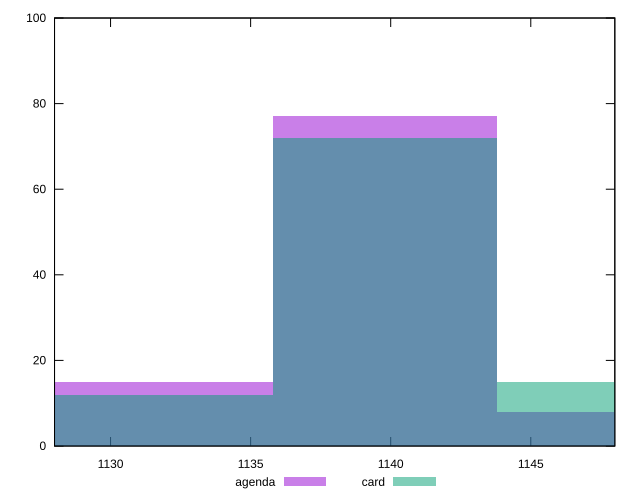

Here is the gnuplot script that generated this plot:
reset

$agenda <<EOF
1139.7976124014324 77
1131.7708686521264 15
1147.8243561507381 8
EOF

$card <<EOF
1139.7976124014324 72
1131.7708686521264 12
1147.8243561507381 15
EOF

set key outside below
set boxwidth 8.026743749305862
set xrange [1128:1148]
set yrange [0:100]
set trange [0:100]
set style fill transparent solid 0.5 noborder
set terminal svg size 640, 500 enhanced background rgb 'white'
set output "reports/report_00030_2021-02-24T20-42-31.540Z/uses-rel-preload/comparison/histogram/1_vs_2.svg"

plot $agenda title "agenda" with boxes, \
     $card title "card" with boxes

reset
